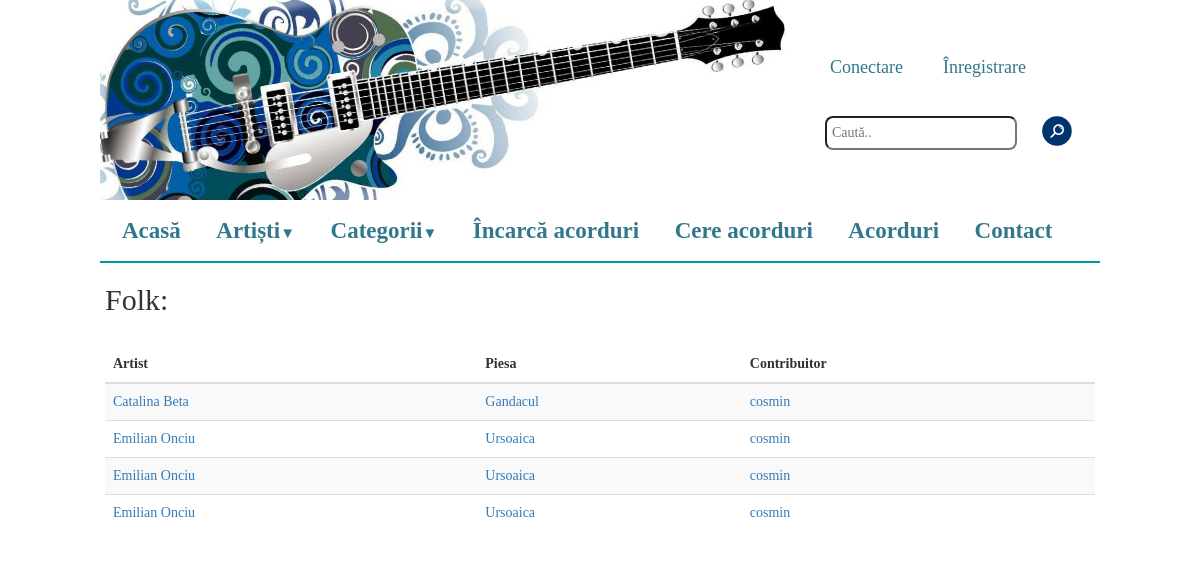
Page /index.php?category=Folk on the earlier database version.
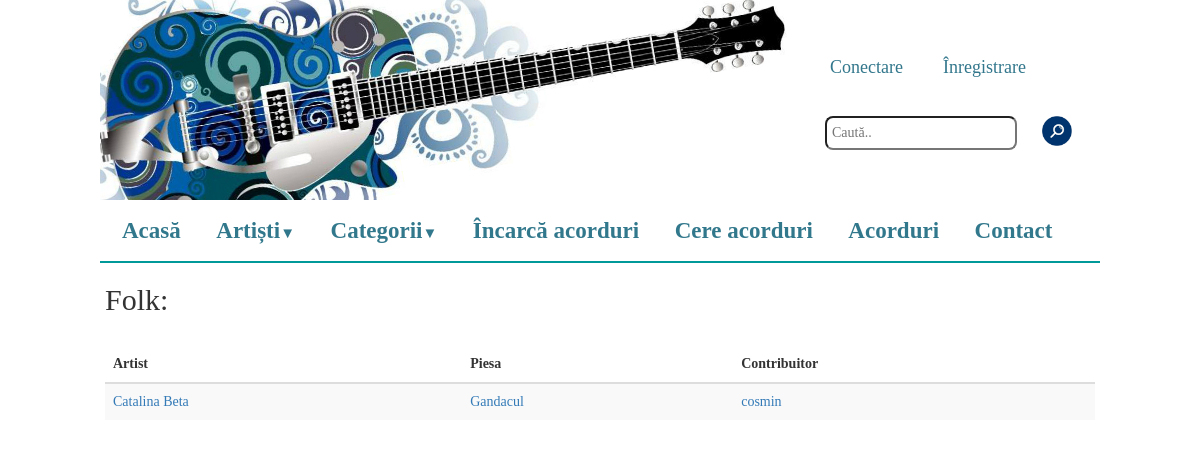
Same page on the later database version.
### tables this page shows
CREATE TABLE IF NOT EXISTS `melodii` (
  `id` int(11) NOT NULL AUTO_INCREMENT,
  `artist` varchar(100) NOT NULL,
  `titlu` varchar(100) NOT NULL,
  `cale_tmp` varchar(200) DEFAULT NULL,
  `cale` varchar(200) DEFAULT NULL,
  `categorie` varchar(200) NOT NULL,
  `uploader` varchar(200) NOT NULL,
  `plus` int(11) NOT NULL,
  `minus` int(11) NOT NULL,
  `comments_path` varchar(200) NOT NULL,
  PRIMARY KEY (`id`)
);

### includes/functions.php (called while the page is built, shortened)
<?php
function get_songs_by_category($category) {
    $result = mysql_query("SELECT * FROM melodii WHERE categorie='$category' and cale is not NULL order by artist, titlu");
    $songs = array();
    while($p = mysql_fetch_array($result)){
        $songs[] = $p;
    }
    return $songs;
}
?>

### pages/category.php (the view)
<?php
    if(isset($_GET['category'])) {
        $category = $_GET['category'];
        print "<h2>$category:</h2><br/>";
        $songs = get_songs_by_category($category);
        if (count($songs) == 0) {
            print "<div class='alert alert-info' style='font-size:19px;width:515px;margin-left:200px;margin-top:110px'>Ne pare rău. Nu există melodii în această categorie.</div>";
        } else {
?>
<table class="table table-striped">
    <thead>
		<tr>
			<th>Artist</th>
			<th>Piesa</th>
			<th>Contribuitor</th>
		</tr>
	</thead>
	<tbody>
		<?php
			foreach ($songs as $sg){
		?>
		<tr>
			<td><?php print "<a href=\"index.php?artist=".$sg['artist']."\">".$sg['artist']."</a>";?></td>
			<td><?php print "<a href=\"index.php?song=".$sg['id']."\">".$sg['titlu']."</a>";?></td>
			<td><a href="index.php?user_uploads=1&username=<?php echo $sg['uploader']; ?>"><?php print $sg['uploader'];?></a></td>
		</tr>
		<?php
			}
		?>
	</tbody>
</table>
<?php
        }
    }
?>

### index.php (shortened to what this page needs)
<?php
require_once './includes/functions.php';
?>
<!DOCTYPE html>
<html>
    <head>
        <link rel="stylesheet" type="text/css" href="css/main.css" />
		<link rel="stylesheet" href="http://maxcdn.bootstrapcdn.com/bootstrap/3.3.5/css/bootstrap.min.css">
        <link rel="stylesheet" href="//maxcdn.bootstrapcdn.com/bootstrap/3.3.2/css/bootstrap.min.css">
    </head>
    <body>
        <?php
        if(isset($_SESSION['user'])){
            require_once './layouts/connected.php';
        }else{
            require_once './layouts/disconnected.php';
        }
        ?>
    </body>
</html>

### layouts/disconnected.php (shortened to what this page needs)
<table class="main_table">
    <tr>
        <td class="banner"></td>
        <td>
            <div class="search-and-connect">
                <a href="index.php?p=connect" class="login">Conectare</a>
                <a href="index.php?p=auth" class="auth">Înregistrare</a>
                <input type="search" class="search" id="search" placeholder="Caută.." onfocus="if(this.placeholder == 'Caută..') {this.placeholder=''}" onblur="if(this.placeholder == ''){this.placeholder ='Caută..'}" onkeypress="return searchKeyPress(event);"/>
                <a id="search-link">
                    <img src="images/search.png" alt="search.png" class="searchButton" id="searchButton" onclick="get_search_item()">
                </a>
            </div></td>
    </tr>
    <tr>
        <td colspan="2" class="navigation">
            <ul class="clearfix">
                <li><a href="index.php">Acasă</a></li>
                <li><a href="#">Artiști<span class="arrow">&#9660;</span></a>
                </li>
                <li><a href="#">Categorii<span class="arrow">&#9660;</span></a>
                </li>
                <li><a href="index.php?upload=1">Încarcă acorduri</a></li>
                <li><a href="index.php?request_chord=1">Cere acorduri</a></li>
                <li><a href="index.php?acorduri=1">Acorduri</a></li>
                <li><a href="index.php?contact=1">Contact</a></li>
            </ul>
        </td>
    </tr>
    <tr><td colspan="2">
        <div class="content">
            <?php
                if(isset($_GET['p'])){
                    switch($_GET['p']) {
                        case "connect":
                            require_once 'pages/connect.php';
                            break;
                        case "auth":
                            require_once 'pages/authenticate.php';
                            break;
                    }
                } else if(isset($_GET['letter_id'])) {
                    $letter = $_GET['letter_id'];
                    require_once 'pages/letter.php';
                } else if(isset($_GET['category'])) {
                    require_once 'pages/category.php';
                } else if(isset($_GET['upload'])) {
                    require_once 'pages/upload.php';
                } else if(isset($_GET['contact'])) {
                    require_once 'pages/contact.php';
                } else if (isset($_GET['request_chord'])) {
                    require_once 'pages/request_chords.php';
                } else if(isset($_GET['song'])) {
                    require_once 'pages/display_tab.php';
                } else if(isset($_GET['tmp-song'])) {
                    require_once 'pages/display_tab_tmp.php';
                } else if(isset($_GET['draft'])) {
                    require_once 'pages/display_draft.php';
                } else if(isset($_GET['artist'])) {
                    require_once 'pages/display_tabs_by_artist.php';
                } else if (isset($_GET['search'])) {
                    require_once 'pages/search_in_site.php';
                } else if (isset($_GET['user_uploads'])) {
                    require_once 'pages/user_uploads.php';
				} else if (isset($_GET['acorduri'])) {
                    require_once 'pages/acorduri.php';
				} else
                    require_once 'pages/home.php';
            ?>
        </div>
    </td></tr>
</table>

### css/main.css (style rules this page uses)
* { margin: 0px; padding: 0px; }
.main_table { width: 1000px; margin-left: auto; margin-right: auto; background-color: #FFFFFF; font-family: "Palatino Linotype", "Book Antiqua", Palatino, serif; }
.banner { height: 200px; width: 700px; background-image: url('../images/banner.jpg'); background-repeat: no-repeat; }
.search-and-connect { height: 150px; width: 300px; }
.login, .auth, .user_connected, .logout { float: left; padding: 10px; margin-left: 20px; margin-top: 20px; font-family: sans-serif; font-size: 18px; color: #32778C; font-family: "Palatino Linotype", "Book Antiqua", Palatino, serif; }
.search { color: grey; size: 20px; float: left; margin: 25px; padding: 5px; border-radius: 8px; font-family: "Palatino Linotype", "Book Antiqua", Palatino, serif; }
.searchButton { width: 30px; float: left; margin-top: 25px; }
.navigation { width: 1000px; margin-left: auto; margin-right: auto; border-bottom: 2px solid #009999; }
.clearfix { list-style-type: none; list-style: none; padding-top: 15px; padding-bottom: 3px; font-family: "Palatino Linotype", "Book Antiqua", Palatino, serif; }
.clearfix li { display: inline; position: relative; }
.clearfix a { font-family: 'arial'; color: #32788c; text-decoration: none; font-size: 23px; font-weight: bold; padding: 10px; padding-left:22px; font-family: "Palatino Linotype", "Book Antiqua", Palatino, serif; }
.clearfix:after { display:block; clear:both; }
.arrow { font-size:15px; line-height:0%; }
.content { width: 990px; margin-left: auto; margin-right: auto; padding-top: 0px; font-family: "Palatino Linotype", "Book Antiqua", Palatino, serif; }
body { overflow-x: hidden; font-family: "Palatino Linotype", "Book Antiqua", Palatino, serif; }

Differences in the rows shown:
removed melodii: artist "Emilian Onciu", titlu "Ursoaica", uploader "cosmin"
no longer on this page (row edited): melodii: artist "Emilian Onciu", titlu "Ursoaica", uploader "cosmin"
removed melodii: artist "Emilian Onciu", titlu "Ursoaica", uploader "cosmin"
